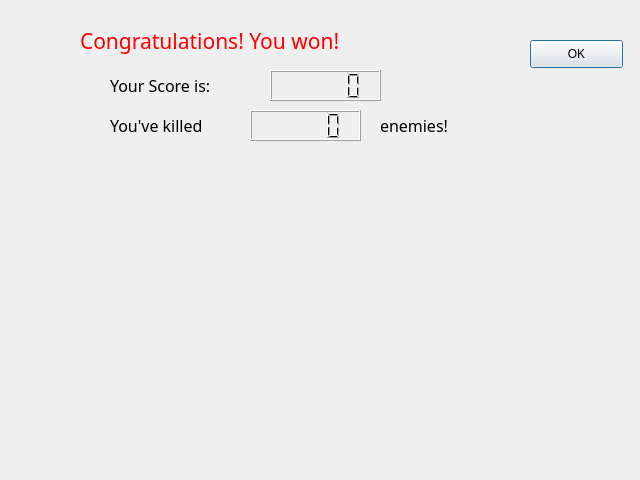
<?xml version="1.0" encoding="UTF-8"?>
<ui version="4.0">
 <class>Win</class>
 <widget class="QDialog" name="Win">
  <property name="geometry">
   <rect>
    <x>0</x>
    <y>0</y>
    <width>640</width>
    <height>480</height>
   </rect>
  </property>
  <property name="windowTitle">
   <string>Dialog</string>
  </property>
  <widget class="QLabel" name="label">
   <property name="geometry">
    <rect>
     <x>80</x>
     <y>10</y>
     <width>431</width>
     <height>61</height>
    </rect>
   </property>
   <property name="font">
    <font>
     <family>Snap ITC</family>
     <pointsize>16</pointsize>
     <weight>50</weight>
     <italic>false</italic>
     <bold>false</bold>
    </font>
   </property>
   <property name="styleSheet">
    <string notr="true">color: qlineargradient(spread:pad, x1:0, y1:0, x2:0, y2:1, stop:0 rgba(255, 255, 255, 255), stop:0.495 rgba(255, 255, 255, 255), stop:0.505 rgba(255, 0, 0, 255), stop:1 rgba(255, 0, 0, 255));</string>
   </property>
   <property name="text">
    <string>Congratulations! You won!</string>
   </property>
  </widget>
  <widget class="QLabel" name="label_2">
   <property name="geometry">
    <rect>
     <x>230</x>
     <y>220</y>
     <width>191</width>
     <height>191</height>
    </rect>
   </property>
   <property name="text">
    <string/>
   </property>
  </widget>
  <widget class="QLabel" name="label_3">
   <property name="geometry">
    <rect>
     <x>90</x>
     <y>150</y>
     <width>411</width>
     <height>301</height>
    </rect>
   </property>
   <property name="styleSheet">
    <string notr="true">image: url(:/images/game_resource/images/win.jpg);</string>
   </property>
   <property name="text">
    <string/>
   </property>
  </widget>
  <widget class="QLabel" name="label_4">
   <property name="geometry">
    <rect>
     <x>110</x>
     <y>70</y>
     <width>141</width>
     <height>31</height>
    </rect>
   </property>
   <property name="font">
    <font>
     <family>Tiger Expert</family>
     <pointsize>12</pointsize>
    </font>
   </property>
   <property name="text">
    <string>Your Score is:</string>
   </property>
  </widget>
  <widget class="QLCDNumber" name="Score">
   <property name="geometry">
    <rect>
     <x>270</x>
     <y>70</y>
     <width>111</width>
     <height>31</height>
    </rect>
   </property>
  </widget>
  <widget class="QLabel" name="label_5">
   <property name="geometry">
    <rect>
     <x>110</x>
     <y>110</y>
     <width>131</width>
     <height>31</height>
    </rect>
   </property>
   <property name="font">
    <font>
     <family>Tiger Expert</family>
     <pointsize>12</pointsize>
    </font>
   </property>
   <property name="text">
    <string>You've killed</string>
   </property>
  </widget>
  <widget class="QLCDNumber" name="Enemy_num">
   <property name="geometry">
    <rect>
     <x>250</x>
     <y>110</y>
     <width>111</width>
     <height>31</height>
    </rect>
   </property>
  </widget>
  <widget class="QLabel" name="label_6">
   <property name="geometry">
    <rect>
     <x>380</x>
     <y>110</y>
     <width>111</width>
     <height>31</height>
    </rect>
   </property>
   <property name="font">
    <font>
     <family>Tiger Expert</family>
     <pointsize>12</pointsize>
    </font>
   </property>
   <property name="text">
    <string>enemies!</string>
   </property>
  </widget>
  <widget class="QPushButton" name="OK">
   <property name="geometry">
    <rect>
     <x>530</x>
     <y>40</y>
     <width>93</width>
     <height>28</height>
    </rect>
   </property>
   <property name="text">
    <string>OK</string>
   </property>
  </widget>
 </widget>
 <resources/>
 <connections/>
</ui>
